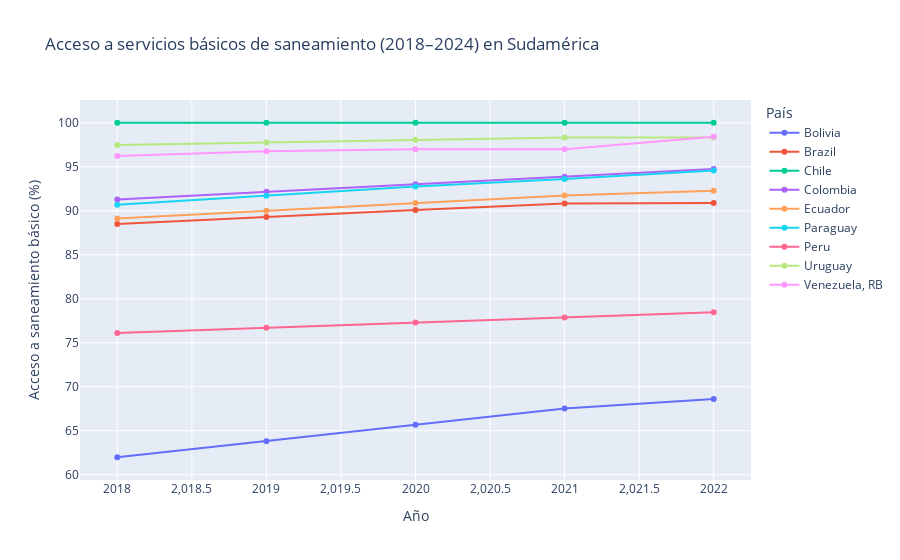
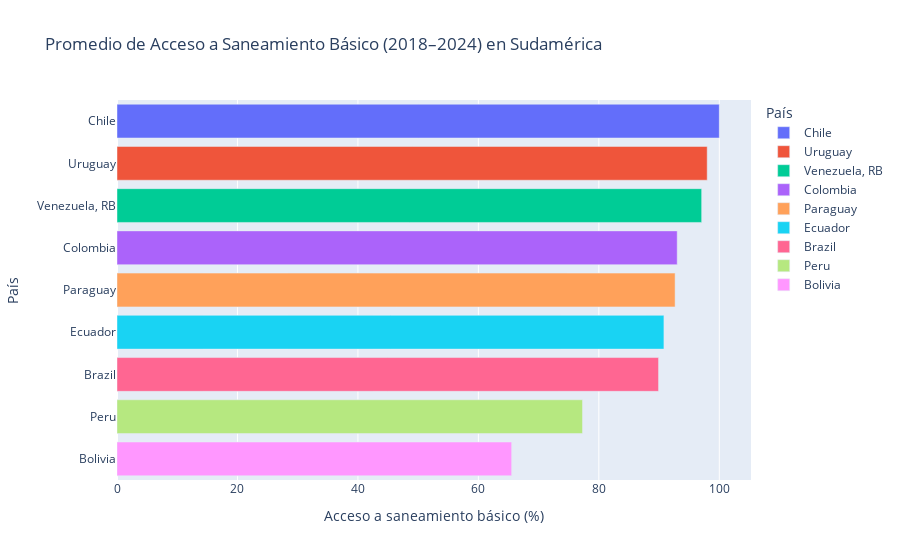

The code cell stored with these charts, in order, in its notebook:
### Code cell
# --- ANÁLISIS DE SERVICIOS BÁSICOS DE SANEAMIENTO EN SUDAMÉRICA ---

import requests
import pandas as pd

# Configurar pandas para mostrar todas las filas sin truncar
pd.set_option("display.max_rows", None)

# 1. Definir la URL base y parámetros para la consulta a la API del Banco Mundial
url_base = "https://api.worldbank.org/v2/country/all/indicator/SH.STA.BASS.ZS"
params = {
    "format": "json",
    "per_page": 1000,
    "page": 1
}

# Lista vacía para almacenar todos los datos recolectados de la API
todos_los_datos = []

# 2. Realizar una primera consulta para saber cuántas páginas existen
respuesta = requests.get(url_base, params=params)
data = respuesta.json()
paginas_totales = data[0]['pages']

# 3. Recorrer todas las páginas de la API y extraer los registros válidos
for pagina in range(1, paginas_totales + 1):
    params["page"] = pagina
    respuesta = requests.get(url_base, params=params)
    data = respuesta.json()
    registros = data[1]
    for r in registros:
        if r["value"] is not None:
            todos_los_datos.append({
                "País": r["country"]["value"],
                "Año": int(r["date"]),
                "Acceso a saneamiento básico (%)": float(r["value"])
            })

# 4. Crear un DataFrame con todos los datos recolectados
df = pd.DataFrame(todos_los_datos)

# 5. Definir los países sudamericanos que se desean analizar
paises_sudamericanos = [
    "Argentina", "Bolivia", "Brazil", "Chile", "Colombia", "Ecuador",
    "Paraguay", "Peru", "Uruguay", "Venezuela, RB"
]

# 6. Filtrar el DataFrame para quedarnos solo con:
#    - Países sudamericanos
#    - Años entre 2018 y 2024
df_filtrado = df[
    (df["País"].isin(paises_sudamericanos)) &
    (df["Año"].between(2018, 2024))
]

# 7. Ordenar los datos por país y por año (ascendente)
df_filtrado = df_filtrado.sort_values(by=["País", "Año"], ascending=[True, True])

# Mostrar el DataFrame final filtrado
df_filtrado

# Guardar la base de datos en Excel
df_filtrado.to_excel("Servicios_Basicos_Saneamiento.xlsx", index=False)

# Visualización: Línea de tiempo del acceso a saneamiento básico
import matplotlib.pyplot as plt
import seaborn as sns

plt.figure(figsize=(12, 6))
sns.lineplot(
    data=df_filtrado,
    x="Año",
    y="Acceso a saneamiento básico (%)",
    hue="País",
    marker="o"
)
plt.title("Acceso a servicios básicos de saneamiento (2018–2024) en Sudamérica")
plt.ylabel("Acceso a saneamiento básico (%)")
plt.xlabel("Año")
plt.grid(True)
plt.legend(bbox_to_anchor=(1.05, 1), loc='upper left')
plt.tight_layout()
plt.show()

# Visualización interactiva con Plotly
import plotly.express as px

fig = px.line(
    df_filtrado,
    x="Año",
    y="Acceso a saneamiento básico (%)",
    color="País",
    markers=True,
    title="Acceso a servicios básicos de saneamiento (2018–2024) en Sudamérica"
)
fig.update_layout(
    xaxis_title="Año",
    yaxis_title="Acceso a saneamiento básico (%)",
    hovermode="closest"
)
fig.show()

# Análisis descriptivo: Promedio de acceso por país
promedios = df_filtrado.groupby("País")["Acceso a saneamiento básico (%)"].mean().reset_index()
promedios = promedios.sort_values(by="Acceso a saneamiento básico (%)", ascending=False)
print(promedios)

# Gráfico de barras horizontal del promedio
fig = px.bar(
    promedios,
    x="Acceso a saneamiento básico (%)",
    y="País",
    orientation='h',
    color="País",
    title="Promedio de Acceso a Saneamiento Básico (2018–2024) en Sudamérica"
)
fig.update_layout(
    xaxis_title="Acceso a saneamiento básico (%)",
    yaxis_title="País",
    yaxis={'categoryorder':'total ascending'}
)
fig.show()

### Figure 1 — Plotly figure (JSON) as saved in the notebook; plotly's stock layout.template omitted (floating-point values rounded to 4 significant figures)
{"data": [{"hovertemplate": "País=Bolivia<br>Año=%{x}<br>Acceso a saneamiento básico (%)=%{y}<extra></extra>", "legendgroup": "Bolivia", "line": {"color": "#636efa", "dash": "solid"}, "marker": {"symbol": "circle"}, "mode": "lines+markers", "name": "Bolivia", "orientation": "v", "showlegend": true, "type": "scatter", "x": [2018, 2019, 2020, 2021, 2022], "xaxis": "x", "y": [61.99, 63.82, 65.67, 67.54, 68.61], "yaxis": "y"}, {"hovertemplate": "País=Brazil<br>Año=%{x}<br>Acceso a saneamiento básico (%)=%{y}<extra></extra>", "legendgroup": "Brazil", "line": {"color": "#EF553B", "dash": "solid"}, "marker": {"symbol": "circle"}, "mode": "lines+markers", "name": "Brazil", "orientation": "v", "showlegend": true, "type": "scatter", "x": [2018, 2019, 2020, 2021, 2022], "xaxis": "x", "y": [88.49, 89.3, 90.08, 90.81, 90.88], "yaxis": "y"}, {"hovertemplate": "País=Chile<br>Año=%{x}<br>Acceso a saneamiento básico (%)=%{y}<extra></extra>", "legendgroup": "Chile", "line": {"color": "#00cc96", "dash": "solid"}, "marker": {"symbol": "circle"}, "mode": "lines+markers", "name": "Chile", "orientation": "v", "showlegend": true, "type": "scatter", "x": [2018, 2019, 2020, 2021, 2022], "xaxis": "x", "y": [100, 100, 100, 100, 100.0], "yaxis": "y"}, {"hovertemplate": "País=Colombia<br>Año=%{x}<br>Acceso a saneamiento básico (%)=%{y}<extra></extra>", "legendgroup": "Colombia", "line": {"color": "#ab63fa", "dash": "solid"}, "marker": {"symbol": "circle"}, "mode": "lines+markers", "name": "Colombia", "orientation": "v", "showlegend": true, "type": "scatter", "x": [2018, 2019, 2020, 2021, 2022], "xaxis": "x", "y": [91.29, 92.15, 93.01, 93.87, 94.73], "yaxis": "y"}, {"hovertemplate": "País=Ecuador<br>Año=%{x}<br>Acceso a saneamiento básico (%)=%{y}<extra></extra>", "legendgroup": "Ecuador", "line": {"color": "#FFA15A", "dash": "solid"}, "marker": {"symbol": "circle"}, "mode": "lines+markers", "name": "Ecuador", "orientation": "v", "showlegend": true, "type": "scatter", "x": [2018, 2019, 2020, 2021, 2022], "xaxis": "x", "y": [89.13, 90.0, 90.87, 91.74, 92.27], "yaxis": "y"}, {"hovertemplate": "País=Paraguay<br>Año=%{x}<br>Acceso a saneamiento básico (%)=%{y}<extra></extra>", "legendgroup": "Paraguay", "line": {"color": "#19d3f3", "dash": "solid"}, "marker": {"symbol": "circle"}, "mode": "lines+markers", "name": "Paraguay", "orientation": "v", "showlegend": true, "type": "scatter", "x": [2018, 2019, 2020, 2021, 2022], "xaxis": "x", "y": [90.68, 91.72, 92.75, 93.6, 94.57], "yaxis": "y"}, {"hovertemplate": "País=Peru<br>Año=%{x}<br>Acceso a saneamiento básico (%)=%{y}<extra></extra>", "legendgroup": "Peru", "line": {"color": "#FF6692", "dash": "solid"}, "marker": {"symbol": "circle"}, "mode": "lines+markers", "name": "Peru", "orientation": "v", "showlegend": true, "type": "scatter", "x": [2018, 2019, 2020, 2021, 2022], "xaxis": "x", "y": [76.12, 76.71, 77.3, 77.88, 78.46], "yaxis": "y"}, {"hovertemplate": "País=Uruguay<br>Año=%{x}<br>Acceso a saneamiento básico (%)=%{y}<extra></extra>", "legendgroup": "Uruguay", "line": {"color": "#B6E880", "dash": "solid"}, "marker": {"symbol": "circle"}, "mode": "lines+markers", "name": "Uruguay", "orientation": "v", "showlegend": true, "type": "scatter", "x": [2018, 2019, 2020, 2021, 2022], "xaxis": "x", "y": [97.48, 97.77, 98.05, 98.33, 98.32], "yaxis": "y"}, {"hovertemplate": "País=Venezuela, RB<br>Año=%{x}<br>Acceso a saneamiento básico (%)=%{y}<extra></extra>", "legendgroup": "Venezuela, RB", "line": {"color": "#FF97FF", "dash": "solid"}, "marker": {"symbol": "circle"}, "mode": "lines+markers", "name": "Venezuela, RB", "orientation": "v", "showlegend": true, "type": "scatter", "x": [2018, 2019, 2020, 2021, 2022], "xaxis": "x", "y": [96.21, 96.76, 96.99, 97.0, 98.4], "yaxis": "y"}], "layout": {"hovermode": "closest", "legend": {"title": {"text": "País"}, "tracegroupgap": 0}, "title": {"text": "Acceso a servicios básicos de saneamiento (2018–2024) en Sudamérica"}, "xaxis": {"anchor": "y", "domain": [0, 1], "title": {"text": "Año"}}, "yaxis": {"anchor": "x", "domain": [0, 1], "title": {"text": "Acceso a saneamiento básico (%)"}}}}

### Figure 2 — Plotly figure (JSON) as saved in the notebook; plotly's stock layout.template omitted (floating-point values rounded to 4 significant figures)
{"data": [{"alignmentgroup": "True", "hovertemplate": "País=%{y}<br>Acceso a saneamiento básico (%)=%{x}<extra></extra>", "legendgroup": "Chile", "marker": {"color": "#636efa", "pattern": {"shape": ""}}, "name": "Chile", "offsetgroup": "Chile", "orientation": "h", "showlegend": true, "textposition": "auto", "type": "bar", "x": [100.0], "xaxis": "x", "y": ["Chile"], "yaxis": "y"}, {"alignmentgroup": "True", "hovertemplate": "País=%{y}<br>Acceso a saneamiento básico (%)=%{x}<extra></extra>", "legendgroup": "Uruguay", "marker": {"color": "#EF553B", "pattern": {"shape": ""}}, "name": "Uruguay", "offsetgroup": "Uruguay", "orientation": "h", "showlegend": true, "textposition": "auto", "type": "bar", "x": [97.99], "xaxis": "x", "y": ["Uruguay"], "yaxis": "y"}, {"alignmentgroup": "True", "hovertemplate": "País=%{y}<br>Acceso a saneamiento básico (%)=%{x}<extra></extra>", "legendgroup": "Venezuela, RB", "marker": {"color": "#00cc96", "pattern": {"shape": ""}}, "name": "Venezuela, RB", "offsetgroup": "Venezuela, RB", "orientation": "h", "showlegend": true, "textposition": "auto", "type": "bar", "x": [97.07], "xaxis": "x", "y": ["Venezuela, RB"], "yaxis": "y"}, {"alignmentgroup": "True", "hovertemplate": "País=%{y}<br>Acceso a saneamiento básico (%)=%{x}<extra></extra>", "legendgroup": "Colombia", "marker": {"color": "#ab63fa", "pattern": {"shape": ""}}, "name": "Colombia", "offsetgroup": "Colombia", "orientation": "h", "showlegend": true, "textposition": "auto", "type": "bar", "x": [93.01], "xaxis": "x", "y": ["Colombia"], "yaxis": "y"}, {"alignmentgroup": "True", "hovertemplate": "País=%{y}<br>Acceso a saneamiento básico (%)=%{x}<extra></extra>", "legendgroup": "Paraguay", "marker": {"color": "#FFA15A", "pattern": {"shape": ""}}, "name": "Paraguay", "offsetgroup": "Paraguay", "orientation": "h", "showlegend": true, "textposition": "auto", "type": "bar", "x": [92.66], "xaxis": "x", "y": ["Paraguay"], "yaxis": "y"}, {"alignmentgroup": "True", "hovertemplate": "País=%{y}<br>Acceso a saneamiento básico (%)=%{x}<extra></extra>", "legendgroup": "Ecuador", "marker": {"color": "#19d3f3", "pattern": {"shape": ""}}, "name": "Ecuador", "offsetgroup": "Ecuador", "orientation": "h", "showlegend": true, "textposition": "auto", "type": "bar", "x": [90.8], "xaxis": "x", "y": ["Ecuador"], "yaxis": "y"}, {"alignmentgroup": "True", "hovertemplate": "País=%{y}<br>Acceso a saneamiento básico (%)=%{x}<extra></extra>", "legendgroup": "Brazil", "marker": {"color": "#FF6692", "pattern": {"shape": ""}}, "name": "Brazil", "offsetgroup": "Brazil", "orientation": "h", "showlegend": true, "textposition": "auto", "type": "bar", "x": [89.91], "xaxis": "x", "y": ["Brazil"], "yaxis": "y"}, {"alignmentgroup": "True", "hovertemplate": "País=%{y}<br>Acceso a saneamiento básico (%)=%{x}<extra></extra>", "legendgroup": "Peru", "marker": {"color": "#B6E880", "pattern": {"shape": ""}}, "name": "Peru", "offsetgroup": "Peru", "orientation": "h", "showlegend": true, "textposition": "auto", "type": "bar", "x": [77.29], "xaxis": "x", "y": ["Peru"], "yaxis": "y"}, {"alignmentgroup": "True", "hovertemplate": "País=%{y}<br>Acceso a saneamiento básico (%)=%{x}<extra></extra>", "legendgroup": "Bolivia", "marker": {"color": "#FF97FF", "pattern": {"shape": ""}}, "name": "Bolivia", "offsetgroup": "Bolivia", "orientation": "h", "showlegend": true, "textposition": "auto", "type": "bar", "x": [65.52], "xaxis": "x", "y": ["Bolivia"], "yaxis": "y"}], "layout": {"barmode": "relative", "legend": {"title": {"text": "País"}, "tracegroupgap": 0}, "title": {"text": "Promedio de Acceso a Saneamiento Básico (2018–2024) en Sudamérica"}, "xaxis": {"anchor": "y", "domain": [0, 1], "title": {"text": "Acceso a saneamiento básico (%)"}}, "yaxis": {"anchor": "x", "categoryarray": ["Bolivia", "Peru", "Brazil", "Ecuador", "Paraguay", "Colombia", "Venezuela, RB", "Uruguay", "Chile"], "categoryorder": "total ascending", "domain": [0, 1], "title": {"text": "País"}}}}
